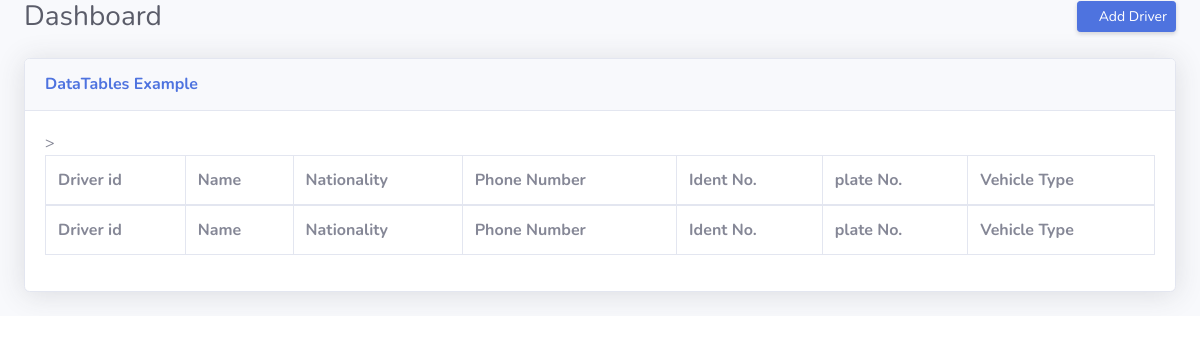
The page /deivers/ on the database as committed earlier.
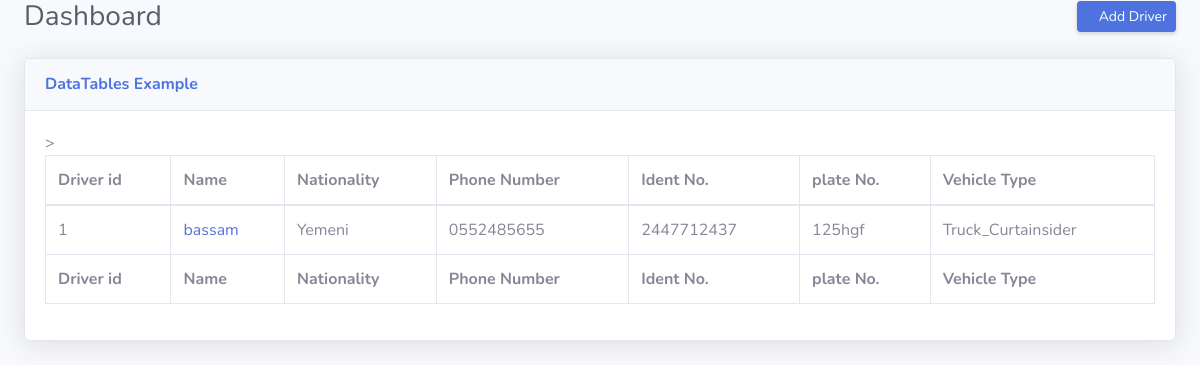
The same page on the database as committed later.
### drivers/models.py (models this page shows, shortened)
class DriverModel(models.Model):
    driver_id = models.BigAutoField(primary_key=True)
    driver_name = models.CharField(max_length=225,  help_text='اسم السائق')
    Saudi_Arabia = 'Saudi'
    YEMEN = 'Yemeni'
    Syria = 'Syrian'
    Egypt = 'Egypt'
    Afghanistan = 'Afghanistan'
    Pakistan = 'Pakistani'
    Jordan = 'Jordanian'
    India = 'Indian'
    Other = 'other'
    countrys = [
        (Saudi_Arabia, 'Saudi'),
        (YEMEN, 'Yemeni'),
        (Syria, 'Syrian'),
        (Egypt, 'Egypt'),
        (Afghanistan, 'Afghanistan'),
        (Pakistan, 'Pakistani'),
        (Jordan, 'Jordanian'),
        (India, 'Indian'),
        (Other, 'other')
    ]
    driver_nationality = models.CharField(
        max_length=20, choices=countrys, default=Other,  help_text='جنسية السائق')
    driver_phone_number = models.CharField(
        max_length=16, help_text='رقم هاتف السائق ')
    Identification_Number = models.CharField(
        max_length=10,  help_text='رقم الهوية/الاقامة')
    truck_plate_number = models.CharField(
        max_length=8,  help_text='رقم لوحة الشاحنة')
    Truck_Reefers = 'Truck_Reefers'
    Truck_Flatbed  = 'Truck_Flatbed'
    Truck_high_sides = 'Truck_high_sides'
    Truck_Curtainsider = 'Truck_Curtainsider'
    lory_Flatbed= 'lory_Flatbed'
    lory_Reefers= 'lory_Reefers'
    dinah_Flatbed= 'dinah_Flatbed'
    dinah_Reefers= 'dinah_Reefers'
    Vehicle = [
        (Truck_Reefers, 'Truck_Reefers'),
        (Truck_Flatbed, 'Truck_Flatbed'),
        (Truck_high_sides, 'Truck_high_sides'),
        (Truck_Curtainsider, 'Truck_Curtainsider'),
        (lory_Flatbed, 'lory_Flatbed'),
        (lory_Reefers, 'lory_Reefers'),
        (dinah_Flatbed, 'dinah_Flatbed'),
        (dinah_Reefers, 'dinah_Reefers'),
    ]
    Vehicle_Type = models.CharField( choices=Vehicle, default=Truck_Flatbed,
        max_length=30, help_text='نوع السيارة(سطحة - جوانب) ....')
    Sequence_Number = models.CharField(
        max_length=30, help_text='الرقم التسلسلي من الاستمارة')
    Owner_car_id_number = models.CharField(
        max_length=10,  help_text='رقم هوية مالك السيارة')
    Identification_photo = models.ImageField(
        upload_to='driver/', null=True, help_text='صورة الهوية/الاقامة ')

### drivers/views.py (the view)
# urls.py: path('deivers/',driver_list, name='driver_list' ),
def driver_list(request):
    drivers = DriverModel.objects.all()
    return render(request, 'drivers/driver-list.html',{'drivers':drivers})

### Shuhnaty/templates/drivers/driver-list.html
{% extends 'base.html' %}
{% block item %}
<div class="d-sm-flex align-items-center justify-content-between mb-4">
    <h1 class="h3 mb-0 text-gray-800">Dashboard</h1>
    <a href="{% url 'add_driver'%}" class="d-none d-sm-inline-block btn btn-sm btn-primary shadow-sm"><i class="fas fa-download fa-sm text-white-50"></i> Add Driver </a>
</div>
{% endblock %}
{% block content %}
<div class="card shadow mb-4">
    <div class="card-header py-3">
        <h6 class="m-0 font-weight-bold text-primary">DataTables Example</h6>
    </div>
    <div class="card-body">
        <div class="table-responsive">
            <table class="table table-bordered" id="dataTable" width="100%" cellspacing="0">
                <thead>
                    <tr>
                        <th>Driver id</th>
                        <th>Name</th>
                        <th>Nationality</th>
                        <th>Phone Number</th>
                        <th>Ident No. </th>
                        <th>plate No.</th>
                        <th>Vehicle Type</th>
                    </tr>
                </thead>
                <tfoot>
                    <tr>
                        <th>Driver id</th>
                        <th>Name</th>
                        <th>Nationality</th>
                        <th>Phone Number</th>
                        <th>Ident No. </th>
                        <th>plate No.</th>
                        <th>Vehicle Type</th>>
                    </tr>
                </tfoot>
                <tbody>
                    {% for driver in drivers %}
                    <tr>
                        <td>{{ driver.driver_id }} </td>
                        <td><a href="{% url 'driver_details' driver.pk %}">{{ driver.driver_name }}</a> </td>
                        <td>{{ driver.driver_nationality }} </td>
                        <td>{{ driver.driver_phone_number }} </td>
                        <td>{{ driver.Identification_Number }} </td>
                        <td>{{ driver.truck_plate_number }} </td>
                        <td>{{ driver.Vehicle_Type }} </td>
                    </tr>
                    {% endfor %}
                </tbody>
            </table>
        </div>
    </div>
</div>
{% endblock %}

### Shuhnaty/templates/base.html (shortened to what this page needs)
{% load static %}
<!DOCTYPE html>
<html lang="en">
<head>
    <link href="{% static 'vendor/fontawesome-free/css/all.min.css' %}" rel="stylesheet" type="text/css">
    <link href="{% static 'css/sb-admin-2.min.css' %}" rel="stylesheet">
    <link href="{% static 'vendor/datatables/dataTables.bootstrap4.min.css' %}" rel="stylesheet">
</head>
<body id="page-top">
    <div id="wrapper">
        <div id="content-wrapper" class="d-flex flex-column">
            <div id="content">
                <div class="container-fluid">
                    {% block item %}
                    {% endblock %}
                    {% block content %}
                    {% endblock %}
                </div>
            </div>
        </div>
    </div>
</body>
</html>

Rows that differ between the two databases and show on the page:
added DriverModel: driver_id "1", driver_name "bassam", driver_nationality "Yemeni", driver_phone_number "0552485655", Identification_Number "2447712437", truck_plate_number "125hgf", Vehicle_Type "Truck_Curtainsider"
